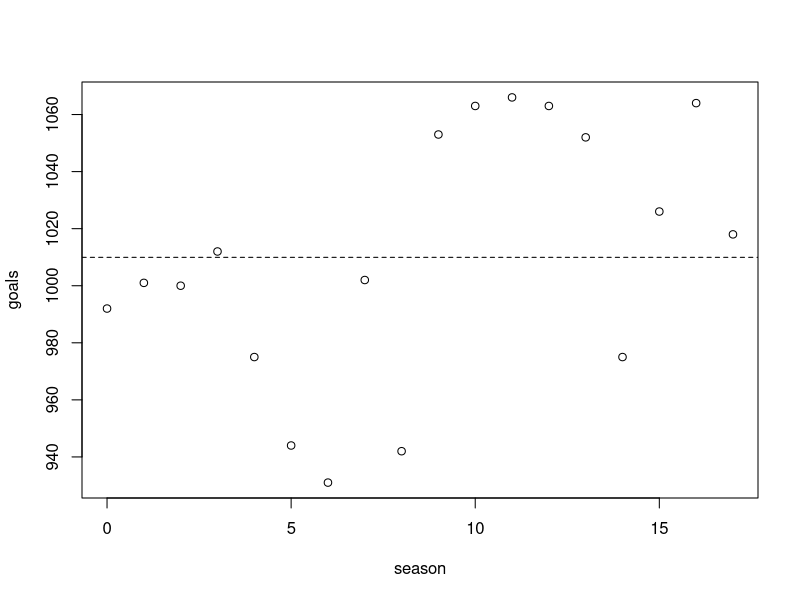
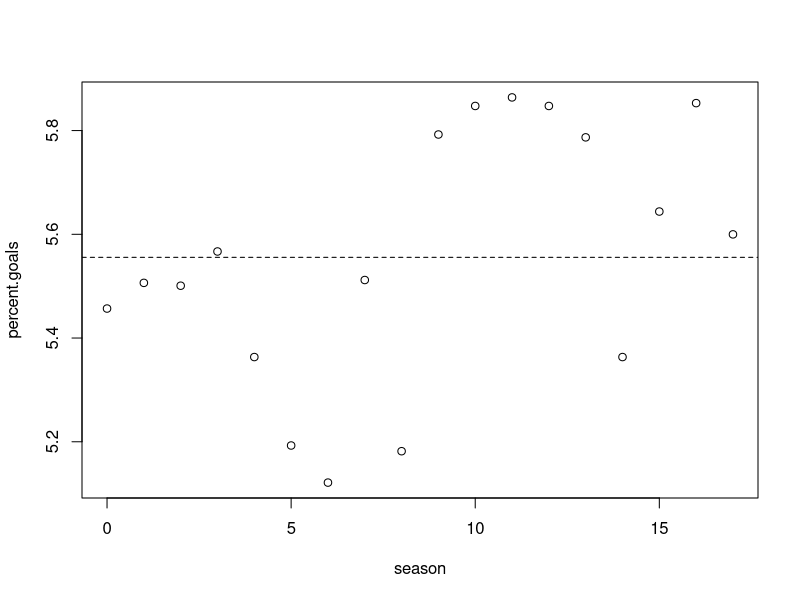
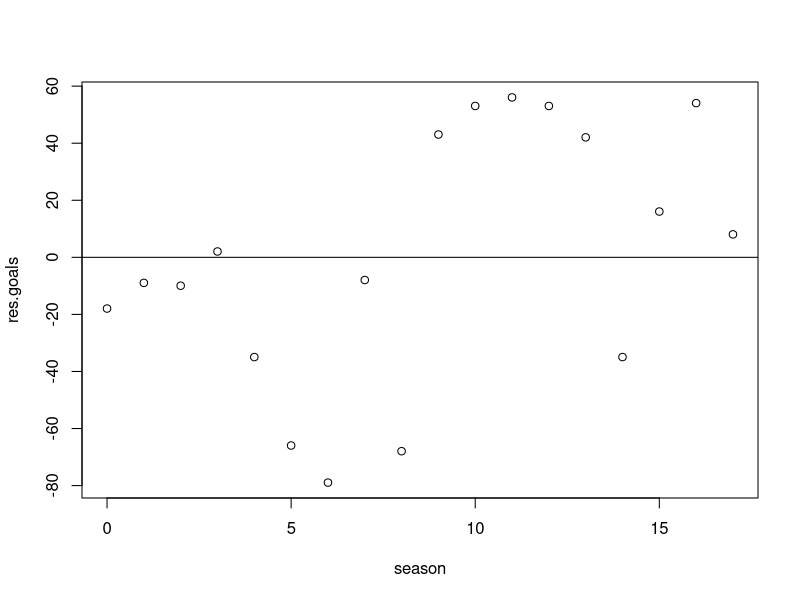
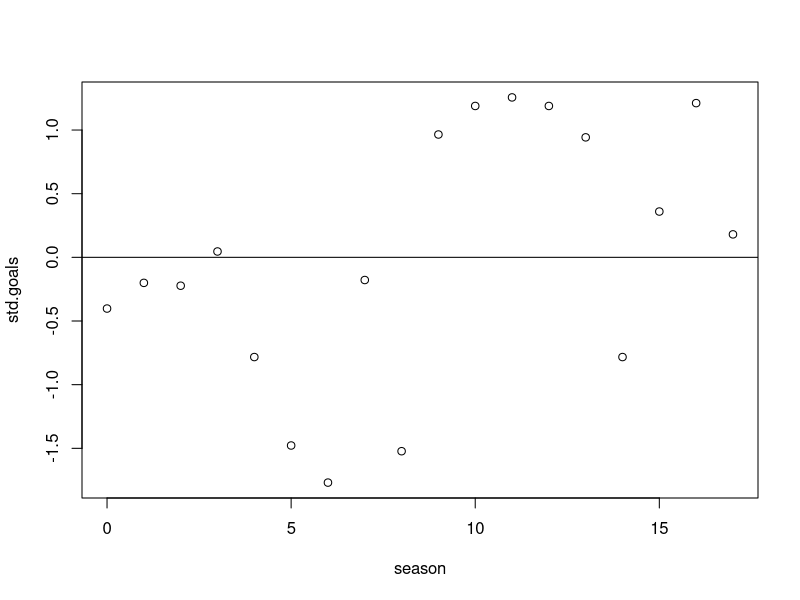

Generate these figures, in order, with R: (Note: this script raises an error after producing the figures.)
## ---- chunk 1

goals <- c(992,1001,1000,1012,975,944,931,1002,942,1053,1063,1066,1063,1052,975,
1026,1064,1018)

sum(goals)
## ---- chunk 2
percent.goals <- goals / sum(goals) * 100
round( sum(round(percent.goals, digits = 1)) )
## ---- chunk 3
table(goals)
round( prop.table(goals) , 4)
## ---- chunk 4
season <- 0:17
expected.goals <- mean(goals)
plot(goals ~ season)
abline(h = expected.goals, lty = 2)
## ---- chunk 5
plot(percent.goals ~ season)
abline(h = 100/18 , lty = 2)

## ---- chunk 6
X2 <- sum(( goals - expected.goals ) ^ 2 / expected.goals)
X2
## ---- chunk 7
1 - pchisq(X2, 17)
## ---- chunk 8
chisq.test(goals)
## ---- chunk 9
res.goals <- goals - expected.goals
std.goals <- res.goals/sqrt(var(res.goals))

plot(season, res.goals)
abline(h=0)
plot(season, std.goals)
abline(h=0)
plot(season, adj.goals)
abline(h=0)


